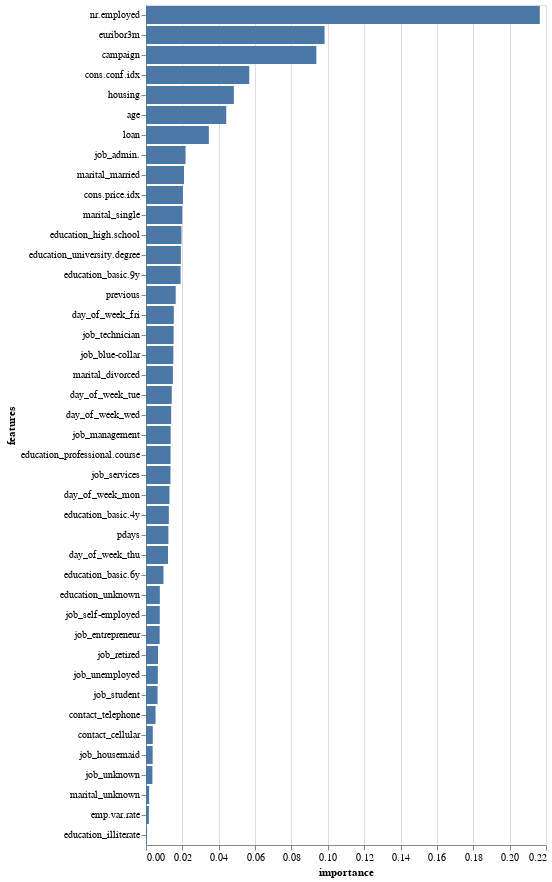

Here is the notebook cell this chart was saved with:
### Markdown cell above
Here we can see the importance of each feature (some of this is explained more in the executive summary

### Code cell
feature_df = pd.DataFrame({'features':X.columns, 'importance':clf.feature_importances_})

alt.Chart(feature_df).mark_bar().encode(
    x = 'importance',
     y = alt.Y('features', sort='-x')
 )

### Figure 1 — Vega-Lite specification as saved in the notebook (floating-point values rounded to 4 significant figures)
{"config": {"view": {"continuousWidth": 400, "continuousHeight": 300}}, "data": {"name": "data-f87f0b0a7da1df206cd268c663971107"}, "mark": "bar", "encoding": {"x": {"type": "quantitative", "field": "importance"}, "y": {"type": "nominal", "field": "features", "sort": "-x"}}, "$schema": "https://vega.github.io/schema/vega-lite/v4.8.1.json", "datasets": {"data-f87f0b0a7da1df206cd268c663971107": [{"features": "age", "importance": 0.04414}, {"features": "housing", "importance": 0.04832}, {"features": "loan", "importance": 0.03455}, {"features": "campaign", "importance": 0.09368}, {"features": "pdays", "importance": 0.01232}, {"features": "previous", "importance": 0.01633}, {"features": "emp.var.rate", "importance": 0.001598}, {"features": "cons.price.idx", "importance": 0.02031}, {"features": "cons.conf.idx", "importance": 0.05679}, {"features": "euribor3m", "importance": 0.09821}, {"features": "nr.employed", "importance": 0.2166}, {"features": "job_admin.", "importance": 0.02176}, {"features": "job_blue-collar", "importance": 0.01504}, {"features": "job_entrepreneur", "importance": 0.007521}, {"features": "job_housemaid", "importance": 0.00367}, {"features": "job_management", "importance": 0.01357}, {"features": "job_retired", "importance": 0.006625}, {"features": "job_self-employed", "importance": 0.007582}, {"features": "job_services", "importance": 0.01346}, {"features": "job_student", "importance": 0.006378}, {"features": "job_technician", "importance": 0.0152}, {"features": "job_unemployed", "importance": 0.006514}, {"features": "job_unknown", "importance": 0.003525}, {"features": "day_of_week_fri", "importance": 0.01529}, {"features": "day_of_week_mon", "importance": 0.0129}, {"features": "day_of_week_thu", "importance": 0.01211}, {"features": "day_of_week_tue", "importance": 0.01417}, {"features": "day_of_week_wed", "importance": 0.01385}, {"features": "education_basic.4y", "importance": 0.01257}, {"features": "education_basic.6y", "importance": 0.009618}, {"features": "education_basic.9y", "importance": 0.01904}, {"features": "education_high.school", "importance": 0.01952}, {"features": "education_illiterate", "importance": 0.0005732}, {"features": "education_professional.course", "importance": 0.01349}, {"features": "education_university.degree", "importance": 0.01921}, {"features": "education_unknown", "importance": 0.007613}, {"features": "contact_cellular", "importance": 0.00372}, {"features": "contact_telephone", "importance": 0.005267}, {"features": "marital_divorced", "importance": 0.01479}, {"features": "marital_married", "importance": 0.0209}, {"features": "marital_single", "importance": 0.01994}, {"features": "marital_unknown", "importance": 0.00172}]}}
